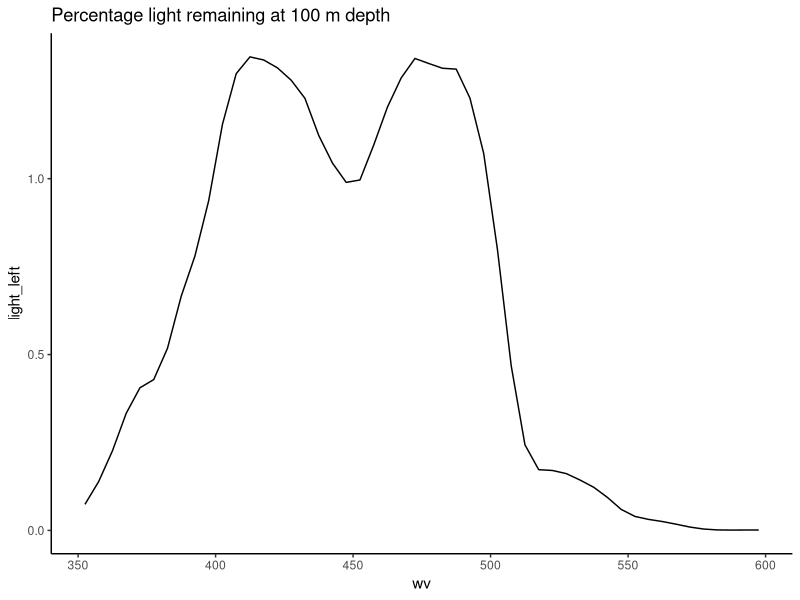
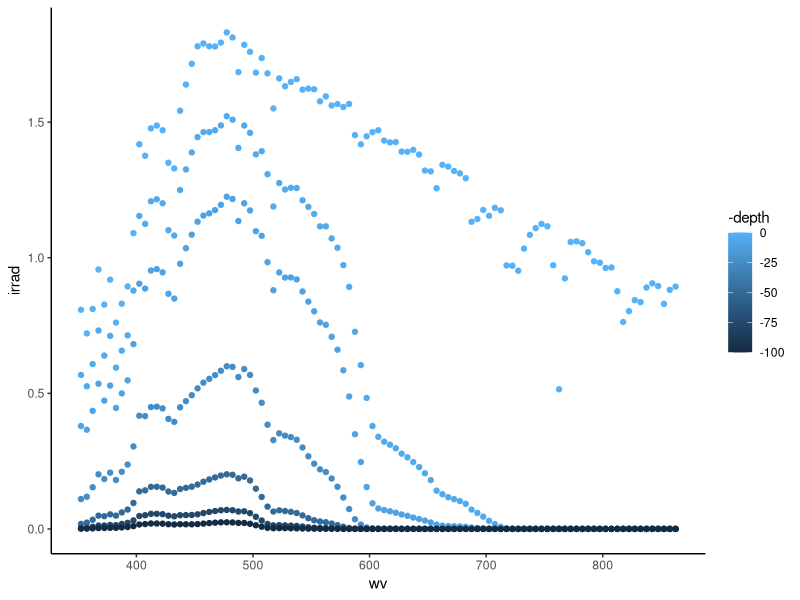
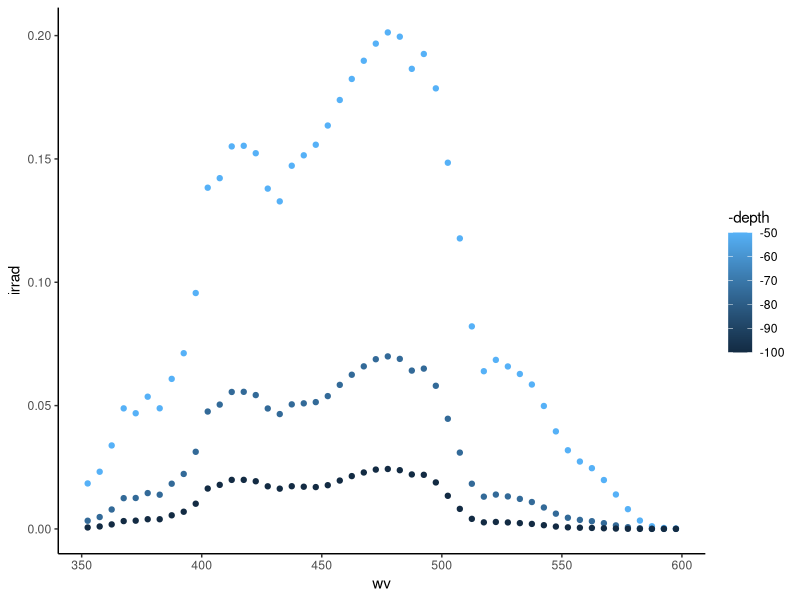
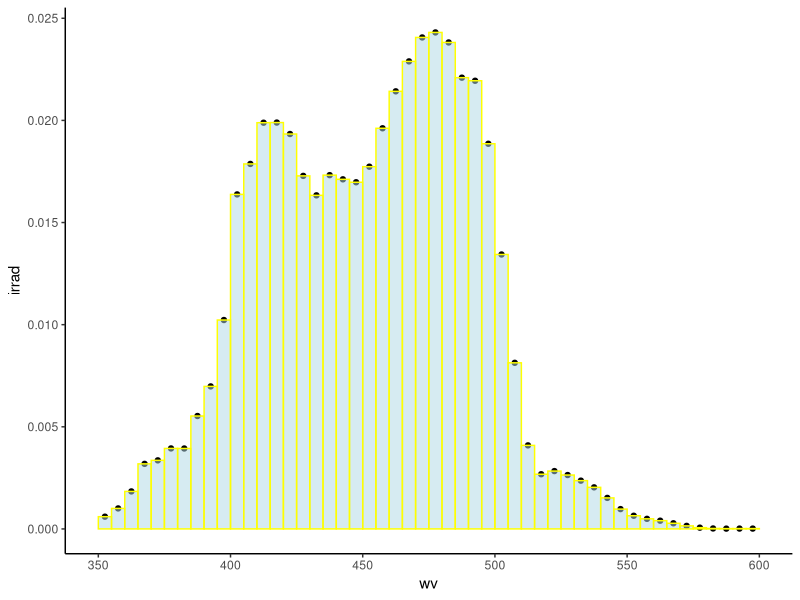
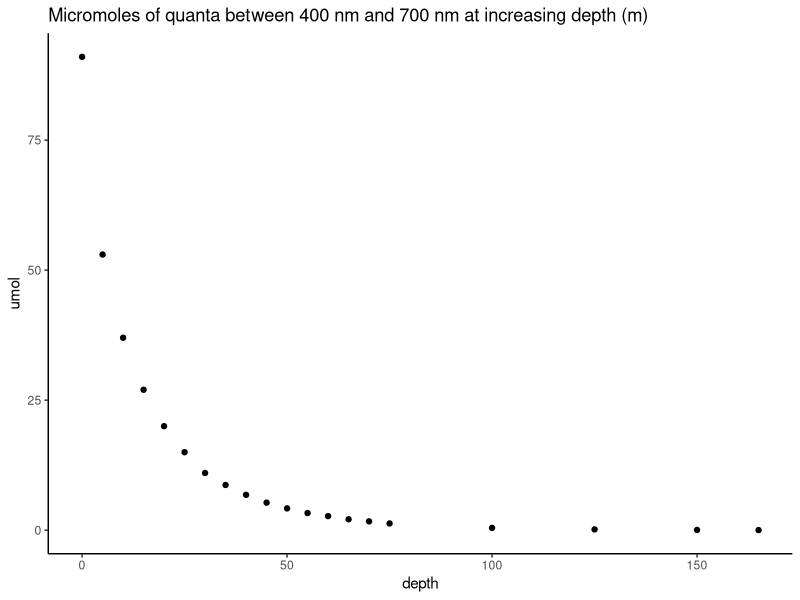

These charts were generated, in order, by the following R code:
## ---- chunk 1
knitr::opts_chunk$set(echo = TRUE)
## ---- chunk 2
library('tidyverse')
## ---- chunk 3
#seq1 <- seq(from=0,to=75,by=5)
E0_df <- read_delim('MC_E0_R1F1.txt',delim=',')#,# col_names = c('wv',seq1),skip=1)
colnames(E0_df)[1] <- 'wv'
E0_df$`100` <- ( E0_df$`75` / E0_df$`50` ) * E0_df$`75`  # 25 m change at depth
E0_df$`125` <- ( E0_df$`75` / E0_df$`50` ) * E0_df$`100` # 25 m change at depth
E0_df$`150` <- ( E0_df$`75` / E0_df$`50` ) * E0_df$`125` # 25 m change at depth
E0_df$`165` <- ( E0_df$`75` / E0_df$`60` ) * E0_df$`150` # 10 m change at depth
head(E0_df)
## ---- chunk 4
E0_df %>%
  filter(between(wv,300,600)) %>%
  mutate(light_left = 100*`100` / `0`) %>%
  ggplot(aes(y=light_left,x=wv)) + geom_line() + 
  ggtitle('Percentage light remaining at 100 m depth') + theme_classic()
## ---- chunk 5
E0_df %>% gather(key="depth",value="irrad",-'wv') %>% 
  group_by(depth,wv) %>%
  mutate(irrad_SD = round(sd(irrad),2),
         quanta   = (irrad / 1e6) * 6.02214076e23
         ) -> scalar_irrad_df
scalar_irrad_df$depth <- as.numeric(scalar_irrad_df$depth)
head(scalar_irrad_df)

## ---- chunk 6
scalar_irrad_df %>% group_by(depth) %>%
  #filter(wv < 700) %>%
  filter(depth %in% c(0,5,10,25,50,75,100)) %>%
 # filter(depth[depth%%2==0]) %>%
  ggplot(aes(x=wv,y=irrad,color=-depth)) + geom_point() + theme_classic()
## ---- chunk 7
scalar_irrad_df %>% group_by(depth) %>%
  filter(between(wv,350,600)) %>%
  filter(depth %in% c(50,75,100)) %>%
 # filter(depth[depth%%2==0]) %>%
  ggplot(aes(x=wv,y=irrad,color=-depth)) + geom_point() + theme_classic()
## ---- chunk 8
scalar_irrad_df %>% group_by(depth) %>%
  filter(wv < 600) %>%
  filter(depth %in% 100) %>%
 # filter(depth[depth%%2==0]) %>%
  ggplot(aes(x=wv,y=irrad)) + geom_point() + 
  geom_col(width=5,alpha=.5,fill="lightblue",col="yellow") +
 # geom_smooth(method = "loess", span=0.1) + 
  theme_classic()
## ---- chunk 9
print(paste0('Percentage of photons below 400nm at 100 m depth: ',
  signif(100 * sum(scalar_irrad_df$quanta[
    scalar_irrad_df$wv < 400 & scalar_irrad_df$depth==100]) / 
    sum(scalar_irrad_df$quanta[scalar_irrad_df$depth==0 & scalar_irrad_df$wv < 400]),
  2),'%'))
## ---- chunk 10
scalar_irrad_df %>% filter(between(wv,400,700)) %>%
  group_by(depth) %>%
  summarise(umol    = signif(sum(irrad),2),
            umol_sd = signif(sd(irrad),1),
            quanta  = signif(sum(irrad/1e6)*6.02214076e23,3),
            ) -> scalar_irradiance_df
qplot(data=scalar_irradiance_df,depth,umol,main='Micromoles of quanta between 400 nm and 700 nm at increasing depth (m)') + theme_classic() #+ ylim(0,.2)
## ---- chunk 11
scalar_irradiance_df
## ---- chunk 12
1.5e8 * 350 * 100^2 # to metres squared
## ---- chunk 13
4.5e14 * 350 * 100^2
